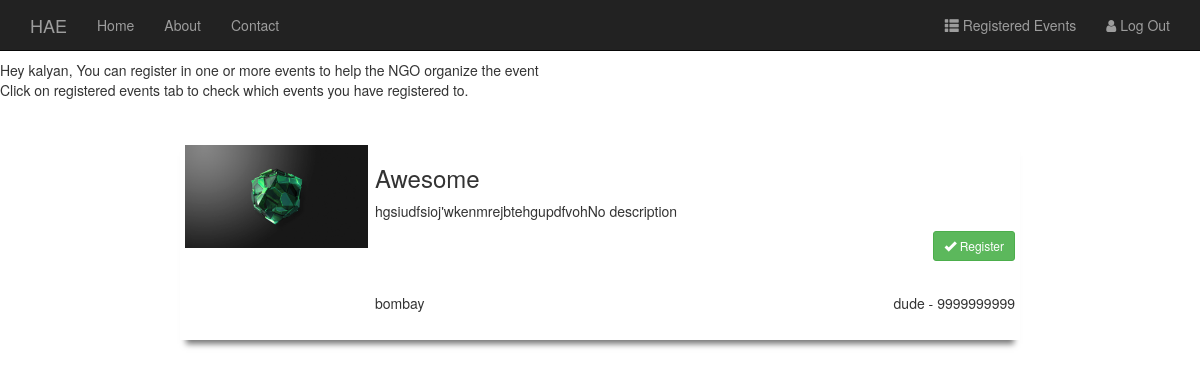
The page /volunteer/profile/ (signed in) on the database as committed earlier.
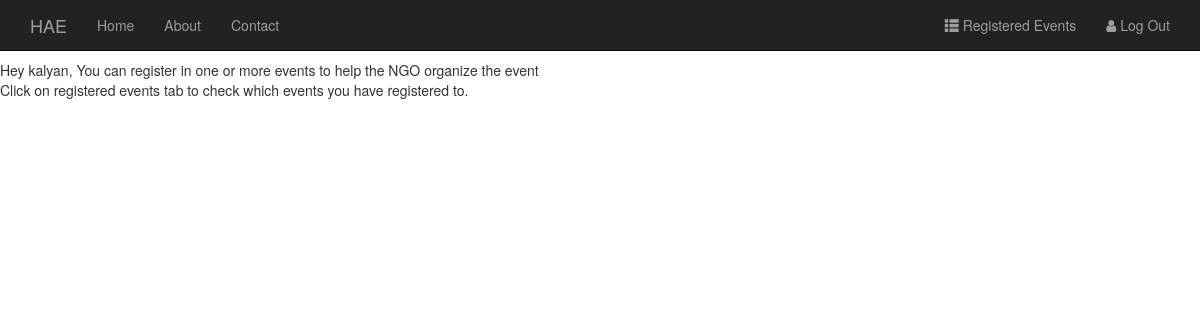
The same page on the database as committed later.
### Ngo/models.py (models this page shows, shortened)
class Event(models.Model):
    user = models.ForeignKey(User, on_delete=models.CASCADE)
    image = models.FileField(upload_to='media/', null=True, blank=True)
    title = models.CharField(max_length=50)
    description = models.TextField(max_length=1000, default='No description')
    place = models.CharField(max_length=50, default='Raipur')
    contact = models.IntegerField(max_length=10)
    users = models.CharField(max_length=1000, blank=True)
    fro = models.DateField(default=date.today, blank=True)
    to = models.DateField(default=date.today, blank=True)

### Volunteer/views.py (the view)
# urls.py: url(r'^profile/(?P<event_id>[0-9]+)/$', event_full, name='event-full'),
def profile(request):
    user_id = request.user
    find_events = Regevent.objects.get(user=user_id)
    list_events = find_events.events.split('&')
    print(list_events)
    list_events = list_events[:-1]
    all_events = Event.objects.all().exclude(id__in=list_events)
    template_name = 'profile.html'
    return render(request, template_name, {'all_events': all_events})

### Volunteer/templates/profile.html (shortened to what this page needs)
{% load staticfiles %}
    <link rel="stylesheet" href="http://maxcdn.bootstrapcdn.com/font-awesome/4.4.0/css/font-awesome.min.css">
<nav class="navbar navbar-inverse navbar-fixed-top">
  <div class="container">
    <div class="navbar-header">
      <a class="navbar-brand" href="">HAE</a>
    </div>
    <div class="collapse navbar-collapse" id="bs-example-navbar-collapse-1">
      <ul class="nav navbar-nav">
        <li class=""><a href="{% url 'home' %}">Home</a></li>
        <li><a href="">About</a></li>
        <li><a href="">Contact</a></li>
        </ul>
      <ul class="nav navbar-nav navbar-right">
        <li><a href="{% url 'Vol:registered-events' %}"><i class="glyphicon glyphicon-th-list" aria-hidden="true"></i>
        Registered Events</a></li>
          <li><a href="{% url 'logout' %}"><i class="fa fa-user" aria-hidden="true"></i>
        Log Out</a></li>
      </ul>
    </div>
  </div>
</nav>
<link rel="stylesheet" href="https://maxcdn.bootstrapcdn.com/bootstrap/3.3.7/css/bootstrap.min.css">
<body>
Hey {{ user.username }}, You can register in one or more events to help the NGO organize the event<br>
Click on registered events tab to check which events you have registered to.
{% for event in all_events%}
<div class="box effect1">
    <div class="img">
        <img src="{{ event.image.url }}" alt="oh no" class="img-responsive">
    </div>
    <h3 style="padding-left: 190px">{{ event.title }}</h3>
    <p style="padding-left: 190px">{{ event.description }}</p>
    <a href="{% url 'Vol:event-register' event.id user.id %}" onclick="" id="but" class="btn btn-success btn-sm"><span class="glyphicon glyphicon-ok"></span> Register
        </a>
    <div id="bottom" style="padding-left: 190px">
     <h5 style="float: left">{{ event.place }}</h5>
    <h5 style="float: right">{{ event.user }} - {{ event.contact }}</h5>
    </div>
</div>
{% endfor %}
</body>

Rows that differ between the two databases and show on the page:
no longer on this page (row edited): Event: image (picture), title "Awesome", description "hgsiudfsioj'wkenmrejbtehgupdfvohNo description", place "bombay", user "dude", contact "9999999999"
